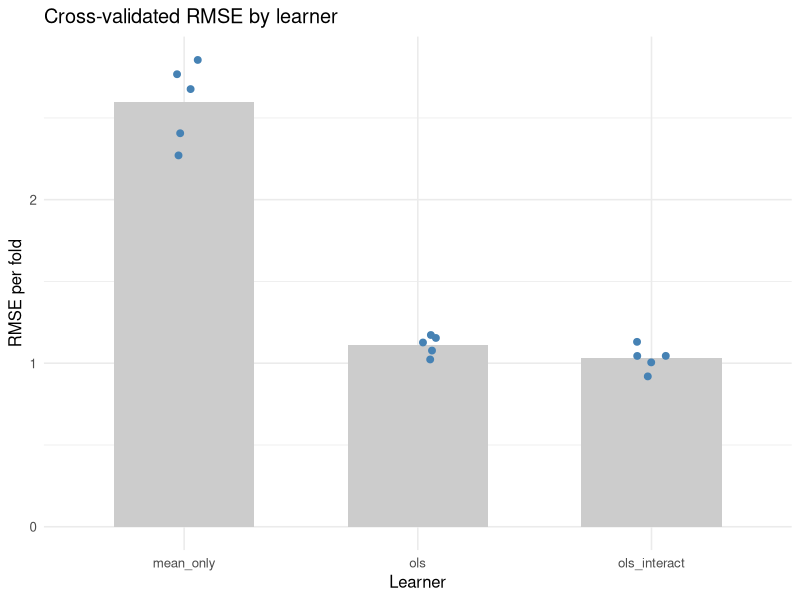

This chart was generated by the following R code:
## ---- chunk 1
#| include: false
suppressPackageStartupMessages(library(tidyverse))
## ---- chunk 2
set.seed(123)

# A simple regression problem with a known structure
n <- 300
x1 <- rnorm(n); x2 <- rnorm(n); x3 <- rnorm(n)
y  <- 2 * x1 - 1.5 * x2 + 0.5 * x1 * x2 + rnorm(n, sd = 1)
dat <- data.frame(y, x1, x2, x3)

# Define a uniform "learner" interface: each is a list with fit() and predict()
learners <- list(
  ols = list(
    fit     = function(train) lm(y ~ ., data = train),
    predict = function(model, newdata) predict(model, newdata)
  ),
  ols_interact = list(
    fit     = function(train) lm(y ~ x1 * x2 + x3, data = train),
    predict = function(model, newdata) predict(model, newdata)
  ),
  mean_only = list(
    fit     = function(train) mean(train$y),
    predict = function(model, newdata) rep(model, nrow(newdata))
  )
)

rmse <- function(truth, pred) sqrt(mean((truth - pred)^2))

# One set of folds, shared across all learners (the core fairness idea)
K <- 5
folds <- sample(rep(1:K, length.out = n))

# Resample-and-benchmark loop
results <- data.frame()
for (lname in names(learners)) {
  lr <- learners[[lname]]
  fold_rmse <- numeric(K)
  for (k in 1:K) {
    train <- dat[folds != k, ]
    test  <- dat[folds == k, ]
    model <- lr$fit(train)
    preds <- lr$predict(model, test)
    fold_rmse[k] <- rmse(test$y, preds)
  }
  results <- rbind(
    results,
    data.frame(learner = lname,
               mean_rmse = mean(fold_rmse),
               se_rmse = sd(fold_rmse) / sqrt(K))
  )
}
results <- results[order(results$mean_rmse), ]
print(results, row.names = FALSE)
## ---- chunk 3
# Recompute per-fold values so we can show their spread
detail <- data.frame()
for (lname in names(learners)) {
  lr <- learners[[lname]]
  for (k in 1:K) {
    train <- dat[folds != k, ]
    test  <- dat[folds == k, ]
    model <- lr$fit(train)
    preds <- lr$predict(model, test)
    detail <- rbind(detail,
      data.frame(learner = lname, fold = k, rmse = rmse(test$y, preds)))
  }
}

library(ggplot2)
agg <- aggregate(rmse ~ learner, detail, mean)
ggplot(detail, aes(x = learner, y = rmse)) +
  geom_col(data = agg, aes(x = learner, y = rmse),
           fill = "grey80", width = 0.6) +
  geom_jitter(width = 0.08, height = 0, size = 2, colour = "steelblue") +
  labs(x = "Learner", y = "RMSE per fold",
       title = "Cross-validated RMSE by learner") +
  theme_minimal(base_size = 12)
